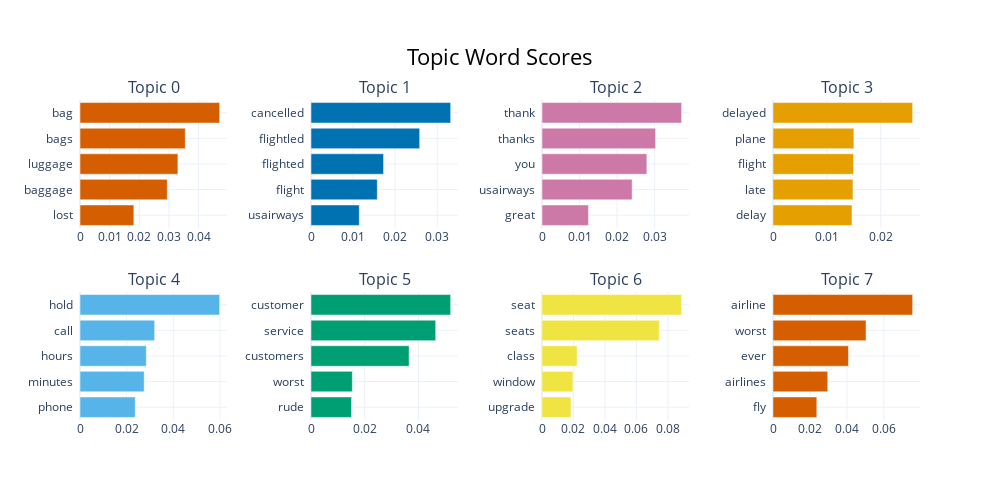

Notebook code cell kept with this figure:
### Code cell
model.visualize_barchart()

### Figure 1 — Plotly figure (JSON) as saved in the notebook; plotly's stock layout.template omitted (floating-point values rounded to 4 significant figures)
{"data": [{"marker": {"color": "#D55E00"}, "orientation": "h", "type": "bar", "x": [0.01818, 0.02945, 0.03304, 0.03553, 0.04713], "xaxis": "x", "y": ["lost  ", "baggage  ", "luggage  ", "bags  ", "bag  "], "yaxis": "y"}, {"marker": {"color": "#0072B2"}, "orientation": "h", "type": "bar", "x": [0.01148, 0.01576, 0.01725, 0.02584, 0.0332], "xaxis": "x2", "y": ["usairways  ", "flight  ", "flighted  ", "flightled  ", "cancelled  "], "yaxis": "y2"}, {"marker": {"color": "#CC79A7"}, "orientation": "h", "type": "bar", "x": [0.01237, 0.02402, 0.02793, 0.03026, 0.0372], "xaxis": "x3", "y": ["great  ", "usairways  ", "you  ", "thanks  ", "thank  "], "yaxis": "y3"}, {"marker": {"color": "#E69F00"}, "orientation": "h", "type": "bar", "x": [0.01467, 0.01484, 0.01495, 0.01502, 0.02593], "xaxis": "x4", "y": ["delay  ", "late  ", "flight  ", "plane  ", "delayed  "], "yaxis": "y4"}, {"marker": {"color": "#56B4E9"}, "orientation": "h", "type": "bar", "x": [0.02368, 0.02752, 0.02841, 0.03201, 0.05986], "xaxis": "x5", "y": ["phone  ", "minutes  ", "hours  ", "call  ", "hold  "], "yaxis": "y5"}, {"marker": {"color": "#009E73"}, "orientation": "h", "type": "bar", "x": [0.01509, 0.01539, 0.03652, 0.04642, 0.05198], "xaxis": "x6", "y": ["rude  ", "worst  ", "customers  ", "service  ", "customer  "], "yaxis": "y6"}, {"marker": {"color": "#F0E442"}, "orientation": "h", "type": "bar", "x": [0.01844, 0.01965, 0.02235, 0.07452, 0.08875], "xaxis": "x7", "y": ["upgrade  ", "window  ", "class  ", "seats  ", "seat  "], "yaxis": "y7"}, {"marker": {"color": "#D55E00"}, "orientation": "h", "type": "bar", "x": [0.02372, 0.02964, 0.04086, 0.05036, 0.07559], "xaxis": "x8", "y": ["fly  ", "airlines  ", "ever  ", "worst  ", "airline  "], "yaxis": "y8"}], "layout": {"annotations": [{"font": {"size": 16}, "showarrow": false, "text": "Topic 0", "x": 0.0875, "xanchor": "center", "xref": "paper", "y": 1, "yanchor": "bottom", "yref": "paper"}, {"font": {"size": 16}, "showarrow": false, "text": "Topic 1", "x": 0.3625, "xanchor": "center", "xref": "paper", "y": 1, "yanchor": "bottom", "yref": "paper"}, {"font": {"size": 16}, "showarrow": false, "text": "Topic 2", "x": 0.6375, "xanchor": "center", "xref": "paper", "y": 1, "yanchor": "bottom", "yref": "paper"}, {"font": {"size": 16}, "showarrow": false, "text": "Topic 3", "x": 0.9125, "xanchor": "center", "xref": "paper", "y": 1, "yanchor": "bottom", "yref": "paper"}, {"font": {"size": 16}, "showarrow": false, "text": "Topic 4", "x": 0.0875, "xanchor": "center", "xref": "paper", "y": 0.4, "yanchor": "bottom", "yref": "paper"}, {"font": {"size": 16}, "showarrow": false, "text": "Topic 5", "x": 0.3625, "xanchor": "center", "xref": "paper", "y": 0.4, "yanchor": "bottom", "yref": "paper"}, {"font": {"size": 16}, "showarrow": false, "text": "Topic 6", "x": 0.6375, "xanchor": "center", "xref": "paper", "y": 0.4, "yanchor": "bottom", "yref": "paper"}, {"font": {"size": 16}, "showarrow": false, "text": "Topic 7", "x": 0.9125, "xanchor": "center", "xref": "paper", "y": 0.4, "yanchor": "bottom", "yref": "paper"}], "height": 500, "hoverlabel": {"bgcolor": "white", "font": {"family": "Rockwell", "size": 16}}, "showlegend": false, "title": {"font": {"color": "Black", "size": 22}, "text": "Topic Word Scores", "x": 0.5, "xanchor": "center", "yanchor": "top"}, "width": 1000, "xaxis": {"anchor": "y", "domain": [0, 0.175], "showgrid": true}, "xaxis2": {"anchor": "y2", "domain": [0.275, 0.45], "showgrid": true}, "xaxis3": {"anchor": "y3", "domain": [0.55, 0.725], "showgrid": true}, "xaxis4": {"anchor": "y4", "domain": [0.825, 1], "showgrid": true}, "xaxis5": {"anchor": "y5", "domain": [0, 0.175], "showgrid": true}, "xaxis6": {"anchor": "y6", "domain": [0.275, 0.45], "showgrid": true}, "xaxis7": {"anchor": "y7", "domain": [0.55, 0.725], "showgrid": true}, "xaxis8": {"anchor": "y8", "domain": [0.825, 1], "showgrid": true}, "yaxis": {"anchor": "x", "domain": [0.6, 1], "showgrid": true}, "yaxis2": {"anchor": "x2", "domain": [0.6, 1], "showgrid": true}, "yaxis3": {"anchor": "x3", "domain": [0.6, 1], "showgrid": true}, "yaxis4": {"anchor": "x4", "domain": [0.6, 1], "showgrid": true}, "yaxis5": {"anchor": "x5", "domain": [0, 0.4], "showgrid": true}, "yaxis6": {"anchor": "x6", "domain": [0, 0.4], "showgrid": true}, "yaxis7": {"anchor": "x7", "domain": [0, 0.4], "showgrid": true}, "yaxis8": {"anchor": "x8", "domain": [0, 0.4], "showgrid": true}}}
